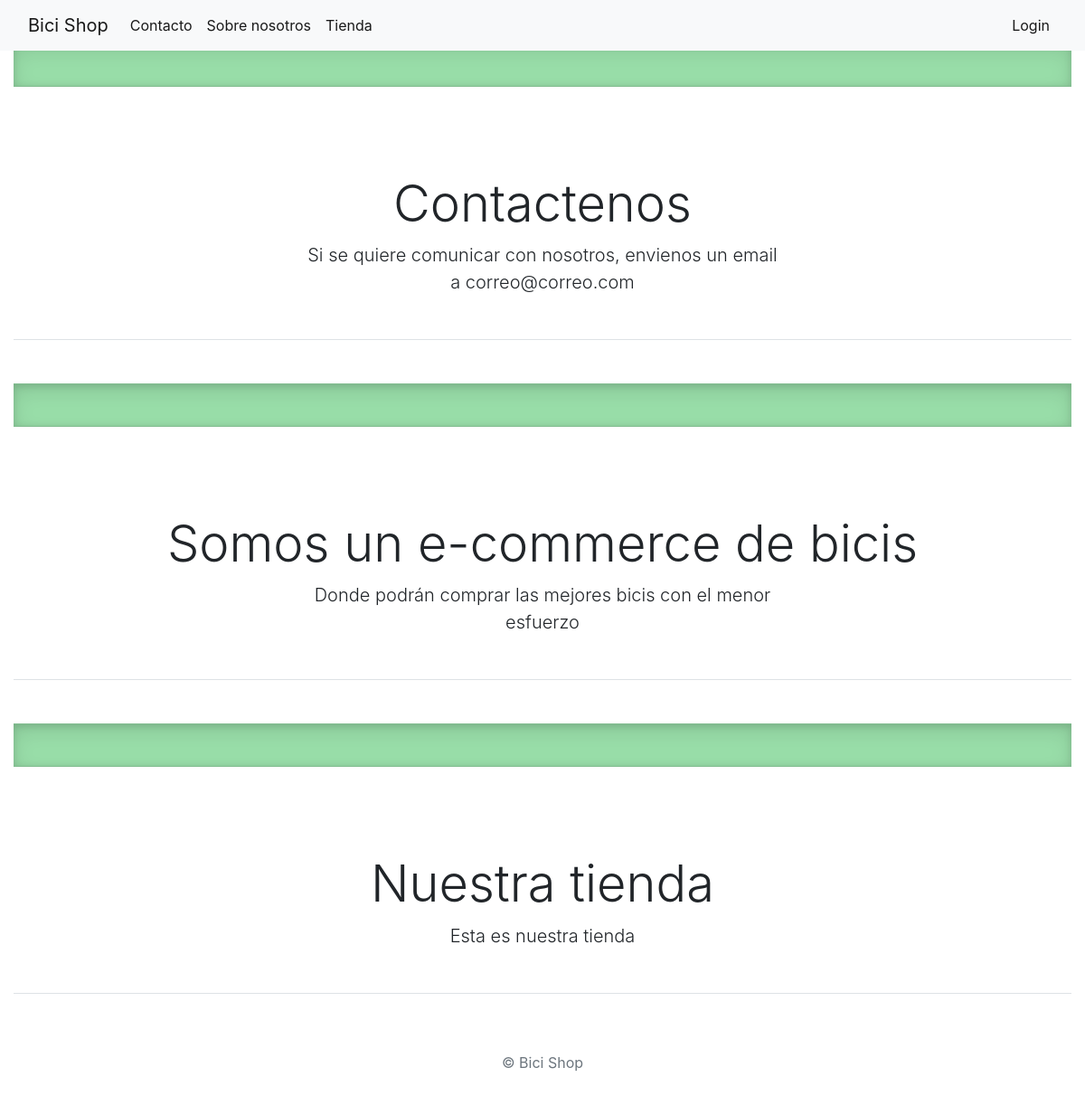
/, run on an earlier commit of the app's database.
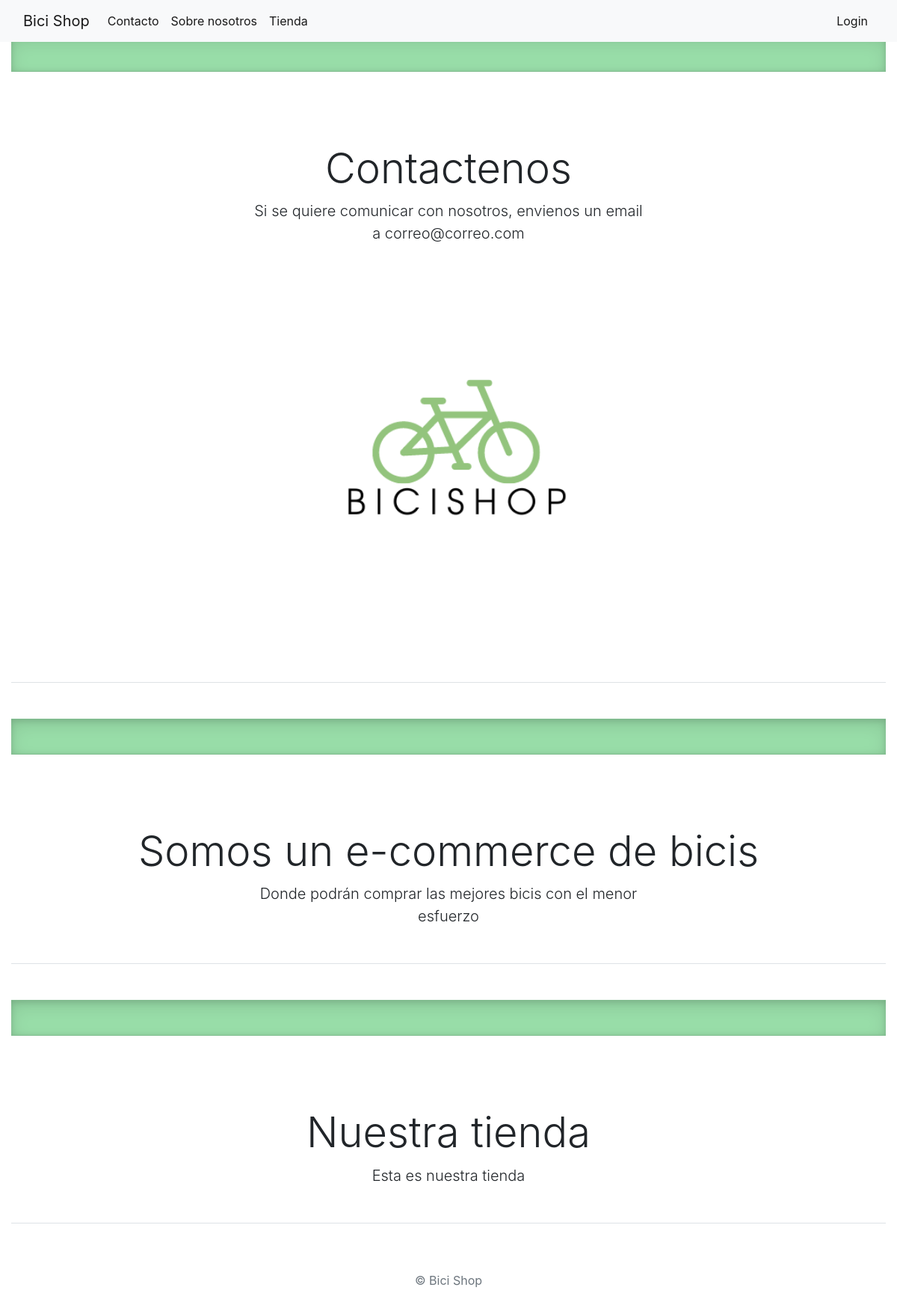
And on a later commit of the database.
### LandingPage/models.py (models this page shows)
class Secciones(models.Model):
    nombre = models.CharField(max_length=40)
    titulo = models.CharField(max_length=255)
    sub_titulo = models.TextField()
    descripcion = models.TextField()
    imagen = models.ImageField('Foto', upload_to= "fotos" )
    pagina = models.ForeignKey(
        Pagina, on_delete=models.CASCADE, related_name='secciones'
    )
    redirect_to = models.CharField(
        max_length=255
    )

### LandingPage/views.py (the view)
# urls.py: path('', LandingPage.as_view(),  name='landing_page'),
class LandingPage(TemplateView):
    template_name = 'landing_page.html'
    def get_context_data(self, **kwargs):
        context = super().get_context_data(**kwargs)
        pagina = Pagina.objects.filter(tipo='LANDING_PAGE').last()
        context['pagina'] = pagina
        context['empresa'] = Empresa.objects.last()
        return context

### Tienda/context_processor.py (called while the page is built)
def total_carrito(request):
    total = 0
    if request.user.is_authenticated:
        if 'carro' in request.session:
            for key, value in request.session["carrito"].itemns():
                total += int(value["acumulado"])
    return {"total_carrito":total}

### templates/landing_page.html (shortened to what this page needs)
<!DOCTYPE html>
<html>
<head>
    <link rel="stylesheet" href="https://stackpath.bootstrapcdn.com/bootstrap/4.1.3/css/bootstrap.min.css">
    <link rel="stylesheet" href="https://use.fontawesome.com/releases/v5.6.1/css/all.css">
</head>
<body>
    <div class="container-fluid">
        <nav class="navbar navbar-expand-lg navbar-light bg-light fixed-top">
            <div class="container-fluid">
                <a class="navbar-brand" href="#">{{ empresa.nombre }}</a>
                <div class="collapse navbar-collapse" id="navbarSupportedContent">
                    <ul class="navbar-nav mr-auto">
                        {% for seccion in pagina.secciones.all %}
                        <li class="nav-item">
                            {% if seccion.redirect_to %}
                            <a class="nav-link active" aria-current="page" href="{% url seccion.redirect_to %}">{{seccion.nombre}}</a> {% else %}
                            <a class="nav-link active" aria-current="page" href="#seccion-{{ seccion.id }}">{{seccion.nombre}}</a> {% endif %}
                        </li>
                        {% endfor %}
                    </ul>
                     {% if not user.is_authenticated %}
                    <ul class="navbar-nav my-2 my-lg-0">
                        <li class="nav-item ">
                            <a class="nav-link active" aria-current="page" href="{% url 'login' %}">Login</a>
                        </li>
                    </ul>
                    {% endif %}
                </div>
            </div>
        </nav>
        {% for seccion in pagina.secciones.all %}
        <div class="b-example-divider"></div>
        <div class="px-4 pt-5 my-5 text-center border-bottom white-background" id="seccion-{{ seccion.id }}">
            <h1 class="display-4 fw-bold">{{ seccion.titulo }}</h1>
            <div class="col-lg-6 mx-auto">
                <p class="lead mb-4">{{ seccion.descripcion }}</p>
            </div>
            <div class="card-producto-imagen"><img src="{{seccion.imagen.url}}" alt="{{imagen.imagen}}" class="card-img-top img-fluid"></img>
            </div>
        </div>
        {% endfor %}
        <footer class="py-3 my-4">
            <p class="text-center text-muted">&copy; {{ empresa.nombre }}</p>
        </footer>
    </div>
</body>
</html>

What changed in the data, as far as the page shows it:
changed Secciones "Contactenos": imagen: picture added
